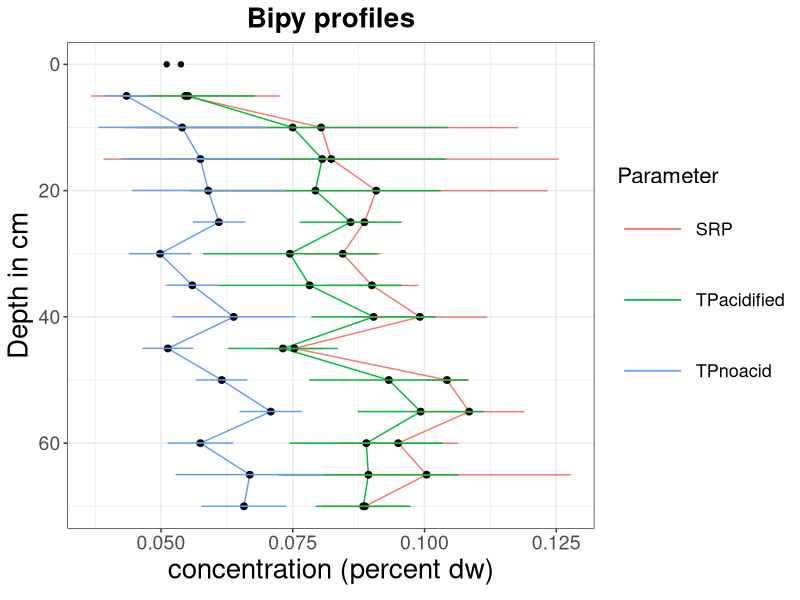

This figure's R source: (Note: this script raises an error after producing the figure.)
## ---- chunk 1
knitr::opts_chunk$set(echo = TRUE, message = FALSE)
## ---- chunk 2
library(readxl)
library(tidyverse)
library(ggplot2)

## ---- chunk 3
concdata <- read_xlsx("20220800SequentalExtractions.xlsx")
beforedata <- read_xlsx("20220600SequentialExtractions.xlsx")
wtdata <- read_xlsx("20220816_AR_Dryweight.xlsx")
## ---- chunk 4
blanks <- filter(concdata, is.na(Depth)) %>% 
  group_by(Fraction, Parameter, Measurement) %>%
  summarise(blank = mean(Conc), .groups = "drop") 

beforeblanks <- filter(beforedata, is.na(Depth)) %>% 
  group_by(Fraction, Parameter) %>%
  summarise(blank = mean(Conc), .groups = "drop") 
## ---- chunk 5
porosity <- data.frame(
  porosity = rep(c(pull(
    wtdata %>% group_by(Sample) %>% summarise(porosity = mean(Porosity)), porosity),0),each = 2,times = 24)
  )

beforeporosity <-  pull(
    beforedata %>% filter(Parameter == "porosity") %>% summarise(porosity = mean(Conc)), porosity)
  
## ---- chunk 6
conc <- concdata %>% bind_cols(porosity) %>% left_join(blanks, by = c("Fraction","Parameter","Measurement")) %>% 
  mutate(volume = case_when(
    Fraction == "H2O" ~ 0.05,
    Fraction == "Bipy" | Fraction == "BD" ~ 0.1,
    Fraction == "NaOH" ~ 0.075,
    T ~ 0 )) %>%  
  mutate(cont = ((Conc-blank)*volume*0.1)/(Weight*(1-porosity)))

before <- beforedata %>% remove_missing() %>%  left_join(beforeblanks, by = c("Fraction","Parameter")) %>% 
  mutate(volume = case_when(
    Nr == "5"~ 0.150,
    Fraction == "H2O" ~ 0.05,
    Fraction == "Bipy" | Fraction == "BD" ~ 0.1,
    Fraction == "NaOH" ~ 0.075,
    T ~ 0 )) %>%  
  mutate(cont = (((Conc*2)-blank)*volume*0.1)/(Weight*(1-beforeporosity)))

beforevalues <- before %>%   
  filter( Parameter == "TP" | Parameter == "SRP" ) %>% 
  mutate( Fraction = paste(Fraction, Parameter) ) %>% 
  group_by( Fraction) %>% 
  summarise( stdev = sd(cont), cont = mean(cont) ) 
## ---- chunk 7
bipy <- filter(conc, Fraction == "Bipy" ) %>%  
  filter( Parameter == "TP" | Parameter == "SRP" ) %>% 
  remove_missing() %>% 
  mutate(Parameter = case_when(
    Parameter == "TP" & Measurement <= 4 ~ "TPnoacid",
    Parameter == "TP" & Measurement > 4 ~ "TPacidified",
    T ~ "SRP"
    )) %>% 
  group_by(Parameter,  Depth) %>% 
  summarise(stdev = sd(cont), cont = mean(cont) ) 

beforebipy <- filter(before, Fraction == "Bipy") %>%  
  filter( Parameter == "TP" | Parameter == "SRP" ) %>% 
  mutate( Fraction = paste(Fraction, Parameter) ) %>% 
  group_by( Fraction) %>% 
  summarise( stdev = sd(cont), cont = mean(cont) ) 
## ---- chunk 8
ggplot( bipy, 
         mapping = aes(
           y = cont,
           x = Depth )
) +
   
  geom_line( aes(
           y = cont,
           x = Depth ,
           color = Parameter,
           shape = factor(Parameter)))  +
geom_point(size = 2) +
  geom_errorbar(aes(ymin=cont-stdev, 
                    ymax=cont+stdev,
                    color = Parameter,), width=.2,
                position=position_dodge(0.05))+
  geom_point( data = beforebipy, aes( y = cont, x = 0),color="black")+
  xlab("Depth (cm)") +
  scale_x_reverse() +
  coord_flip() +
  labs(  y = expression(paste("concentration (percent dw)")), 
         x = "Depth in cm",
         title = "Bipy profiles" ) +
  theme_bw() +
  theme(axis.title=element_text(size=20),
                   plot.title = element_text(size=20, face="bold", hjust = 0.5) ,
                   axis.text=element_text(size=14,angle = 0, hjust = 0.5),
                   legend.title = element_text(size = 16),
                   legend.text = element_text(size = 13),
                   legend.key.size = unit(1.8, "cm"))
## ---- chunk 9
allfrac <- conc %>% filter(Parameter == "TP" | Parameter == "SRP") %>% 
  mutate(Fraction = case_when(
    Fraction == "Bipy" && Parameter == "TP" && Measurement <= 4 ~ NA_character_,
    Fraction == "Bipy" ~ "Bipy TP",
    T ~ paste(Fraction, Parameter)
                              )) %>%  
  remove_missing() %>% 
  group_by(Fraction,  Depth) %>% 
  summarise(stdev = sd(cont), cont = mean(cont) ) %>% ungroup() %>% 
  bind_rows(mutate(beforevalues, Depth = -2))


## ---- chunk 10
tpfrac <- allfrac %>% filter(str_detect(Fraction, "TP"))
## ---- chunk 11
mutfrac <- bind_cols(
  rename(
    filter( allfrac, Fraction == "NaOH TP" ), TP = cont),
  select( rename(
    filter(
            allfrac, Fraction == "NaOH SRP" ), SRP = cont), SRP) 
  ) %>%  
  mutate(cont = TP-SRP) %>% 
  select(Fraction,Depth,cont, stdev) %>% 
  bind_rows(filter(allfrac, Fraction != "NaOH TP" & Fraction != "H2O SRP")) 
## ---- chunk 12
legend_labels <- c( "H2O TP; loosly adsorbed Fe",
                    "Bipyridine; ",
                    "BD; ",
                    "NaOH; SRP" ,
                    "NaOH; NRP" )
                      
colors <- list(c("palegreen2" ,  "tomato3", "plum3", "darkgoldenrod1", "tan3", "orange","goldenrod"),
               c("orange","coral4", "darkorange2","darkgoldenrod1","goldenrod"),
               c( "palegreen2" ),
               c("orange","coral4", "darkorange2","darkgoldenrod1","goldenrod"))
## ---- chunk 13
ggplot( transform( mutfrac, 
                   Fraction = factor(Fraction, 
                                       levels = c("H2O TP","Bipy TP","BD TP","NaOH SRP","NaOH TP")
                                       )), 
       aes( 
           x=Depth),
       scale_x_discrete(position = 'top')) +
  geom_col(
    mapping = aes( y = cont, fill = Fraction ),
    stat = "identity", position = position_stack(reverse=TRUE))+
  scale_fill_manual(values = colors[[1]], labels = legend_labels, name = "Extracted Fraction") +
 # geom_point(aes(),stat = "identity", position = position_stack(reverse=TRUE),color="black")+
 #  geom_line( aes(),stat = "identity", position = position_stack(reverse=TRUE),color="black")+
  coord_flip()+
  scale_x_reverse() + 
  labs(y = expression(paste("Extracted P (% gDW"^-1,")" )),
       x = "Depth (cm)"
  ) +
  theme_bw()+
  theme(
    axis.title=element_text(size=20),plot.title = element_text(hjust = 0.5),
    axis.text=element_text(size=16,angle = 0, hjust = 0.5),
    legend.title = element_text( size = 20),
    legend.text = element_text(size = 15),
    legend.key.size = unit(1.3, "cm")) 
